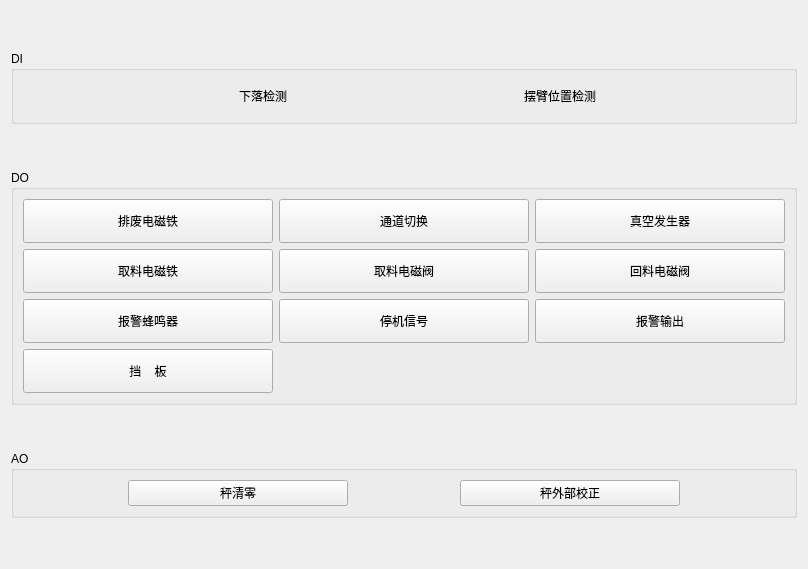
       <widget class="QWidget" name="tab">
        <attribute name="title">
         <string/>
        </attribute>
        <layout class="QVBoxLayout" name="verticalLayout_7">
         <item>
          <spacer name="verticalSpacer_10">
           <property name="orientation">
            <enum>Qt::Vertical</enum>
           </property>
           <property name="sizeHint" stdset="0">
            <size>
             <width>20</width>
             <height>40</height>
            </size>
           </property>
          </spacer>
         </item>
         <item>
          <widget class="QGroupBox" name="groupBox">
           <property name="title">
            <string>DI</string>
           </property>
           <layout class="QHBoxLayout" name="horizontalLayout_5" stretch="1,1,1,1,1">
            <item>
             <spacer name="horizontalSpacer_7">
              <property name="orientation">
               <enum>Qt::Horizontal</enum>
              </property>
              <property name="sizeHint" stdset="0">
               <size>
                <width>129</width>
                <height>20</height>
               </size>
              </property>
             </spacer>
            </item>
            <item>
             <layout class="QHBoxLayout" name="horizontalLayout_2">
              <item>
               <widget class="QLabel" name="label_40">
                <property name="sizePolicy">
                 <sizepolicy hsizetype="Expanding" vsizetype="Preferred">
                  <horstretch>0</horstretch>
                  <verstretch>0</verstretch>
                 </sizepolicy>
                </property>
                <property name="minimumSize">
                 <size>
                  <width>0</width>
                  <height>0</height>
                 </size>
                </property>
                <property name="maximumSize">
                 <size>
                  <width>12123213</width>
                  <height>16777215</height>
                 </size>
                </property>
                <property name="text">
                 <string>下落检测</string>
                </property>
                <property name="alignment">
                 <set>Qt::AlignRight|Qt::AlignTrailing|Qt::AlignVCenter</set>
                </property>
               </widget>
              </item>
              <item>
               <widget class="QLabel" name="lb_00">
                <property name="minimumSize">
                 <size>
                  <width>32</width>
                  <height>32</height>
                 </size>
                </property>
                <property name="maximumSize">
                 <size>
                  <width>32</width>
                  <height>32</height>
                 </size>
                </property>
                <property name="text">
                 <string/>
                </property>
                <property name="pixmap">
                 <pixmap>C:/Users/33741/Desktop/QtConsoleApplication1/QtClassLibrary1/ico/redLed.png</pixmap>
                </property>
               </widget>
              </item>
             </layout>
            </item>
            <item>
             <spacer name="horizontalSpacer_17">
              <property name="orientation">
               <enum>Qt::Horizontal</enum>
              </property>
              <property name="sizeHint" stdset="0">
               <size>
                <width>40</width>
                <height>20</height>
               </size>
              </property>
             </spacer>
            </item>
            <item>
             <layout class="QHBoxLayout" name="horizontalLayout_3">
              <item>
               <widget class="QLabel" name="label_11">
                <property name="sizePolicy">
                 <sizepolicy hsizetype="Expanding" vsizetype="Preferred">
                  <horstretch>0</horstretch>
                  <verstretch>0</verstretch>
                 </sizepolicy>
                </property>
                <property name="minimumSize">
                 <size>
                  <width>0</width>
                  <height>0</height>
                 </size>
                </property>
                <property name="maximumSize">
                 <size>
                  <width>16777215</width>
                  <height>16777215</height>
                 </size>
                </property>
                <property name="text">
                 <string>摆臂位置检测</string>
                </property>
                <property name="alignment">
                 <set>Qt::AlignRight|Qt::AlignTrailing|Qt::AlignVCenter</set>
                </property>
               </widget>
              </item>
              <item>
               <widget class="QLabel" name="lb_10">
                <property name="minimumSize">
                 <size>
                  <width>32</width>
                  <height>32</height>
                 </size>
                </property>
                <property name="maximumSize">
                 <size>
                  <width>32</width>
                  <height>32</height>
                 </size>
                </property>
                <property name="text">
                 <string/>
                </property>
                <property name="pixmap">
                 <pixmap>C:/Users/33741/Desktop/QtConsoleApplication1/QtClassLibrary1/ico/redLed.png</pixmap>
                </property>
               </widget>
              </item>
             </layout>
            </item>
            <item>
             <spacer name="horizontalSpacer_22">
              <property name="orientation">
               <enum>Qt::Horizontal</enum>
              </property>
              <property name="sizeHint" stdset="0">
               <size>
                <width>129</width>
                <height>20</height>
               </size>
              </property>
             </spacer>
            </item>
           </layout>
          </widget>
         </item>
         <item>
          <spacer name="verticalSpacer_11">
           <property name="orientation">
            <enum>Qt::Vertical</enum>
           </property>
           <property name="sizeHint" stdset="0">
            <size>
             <width>20</width>
             <height>40</height>
            </size>
           </property>
          </spacer>
         </item>
         <item>
          <widget class="QGroupBox" name="groupBox_7">
           <property name="title">
            <string>DO</string>
           </property>
           <layout class="QVBoxLayout" name="verticalLayout_11">
            <item>
             <layout class="QGridLayout" name="gridLayout_6">
              <item row="0" column="0">
               <widget class="QPushButton" name="pb_cmdReject">
                <property name="minimumSize">
                 <size>
                  <width>250</width>
                  <height>44</height>
                 </size>
                </property>
                <property name="maximumSize">
                 <size>
                  <width>127</width>
                  <height>44</height>
                 </size>
                </property>
                <property name="text">
                 <string>排废电磁铁</string>
                </property>
                <property name="checkable">
                 <bool>true</bool>
                </property>
               </widget>
              </item>
              <item row="0" column="1">
               <widget class="QPushButton" name="pb_cmdChannelSwith">
                <property name="minimumSize">
                 <size>
                  <width>250</width>
                  <height>44</height>
                 </size>
                </property>
                <property name="maximumSize">
                 <size>
                  <width>127</width>
                  <height>44</height>
                 </size>
                </property>
                <property name="text">
                 <string>通道切换</string>
                </property>
                <property name="checkable">
                 <bool>true</bool>
                </property>
               </widget>
              </item>
              <item row="0" column="2">
               <widget class="QPushButton" name="pb_cmdVaccum">
                <property name="minimumSize">
                 <size>
                  <width>250</width>
                  <height>44</height>
                 </size>
                </property>
                <property name="maximumSize">
                 <size>
                  <width>127</width>
                  <height>44</height>
                 </size>
                </property>
                <property name="text">
                 <string>真空发生器</string>
                </property>
                <property name="checkable">
                 <bool>true</bool>
                </property>
               </widget>
              </item>
              <item row="1" column="0">
               <widget class="QPushButton" name="pb_cmdCapGet">
                <property name="minimumSize">
                 <size>
                  <width>250</width>
                  <height>44</height>
                 </size>
                </property>
                <property name="maximumSize">
                 <size>
                  <width>127</width>
                  <height>44</height>
                 </size>
                </property>
                <property name="text">
                 <string>取料电磁铁</string>
                </property>
                <property name="checkable">
                 <bool>true</bool>
                </property>
               </widget>
              </item>
              <item row="1" column="1">
               <widget class="QPushButton" name="pb_cmdCapGetValve">
                <property name="minimumSize">
                 <size>
                  <width>250</width>
                  <height>44</height>
                 </size>
                </property>
                <property name="maximumSize">
                 <size>
                  <width>127</width>
                  <height>44</height>
                 </size>
                </property>
                <property name="text">
                 <string>取料电磁阀</string>
                </property>
                <property name="checkable">
                 <bool>true</bool>
                </property>
               </widget>
              </item>
              <item row="1" column="2">
               <widget class="QPushButton" name="pb_cmdCapBackValve">
                <property name="minimumSize">
                 <size>
                  <width>250</width>
                  <height>44</height>
                 </size>
                </property>
                <property name="maximumSize">
                 <size>
                  <width>127</width>
                  <height>44</height>
                 </size>
                </property>
                <property name="text">
                 <string>回料电磁阀</string>
                </property>
                <property name="checkable">
                 <bool>true</bool>
                </property>
               </widget>
              </item>
              <item row="2" column="0">
               <widget class="QPushButton" name="pb_cmdAlarmOut">
                <property name="minimumSize">
                 <size>
                  <width>250</width>
                  <height>44</height>
                 </size>
                </property>
                <property name="maximumSize">
                 <size>
                  <width>127</width>
                  <height>44</height>
                 </size>
                </property>
                <property name="text">
                 <string>报警蜂鸣器</string>
                </property>
                <property name="checkable">
                 <bool>true</bool>
                </property>
               </widget>
              </item>
              <item row="2" column="1">
               <widget class="QPushButton" name="pb_cmdStopSignal">
                <property name="minimumSize">
                 <size>
                  <width>250</width>
                  <height>44</height>
                 </size>
                </property>
                <property name="maximumSize">
                 <size>
                  <width>127</width>
                  <height>44</height>
                 </size>
                </property>
                <property name="text">
                 <string>停机信号</string>
                </property>
                <property name="checkable">
                 <bool>true</bool>
                </property>
               </widget>
              </item>
              <item row="2" column="2">
               <widget class="QPushButton" name="pb_cmdAlarmSignal">
                <property name="minimumSize">
                 <size>
                  <width>250</width>
                  <height>44</height>
                 </size>
                </property>
                <property name="maximumSize">
                 <size>
                  <width>127</width>
                  <height>44</height>
                 </size>
                </property>
                <property name="text">
                 <string>报警输出</string>
                </property>
                <property name="checkable">
                 <bool>true</bool>
                </property>
               </widget>
              </item>
              <item row="3" column="0">
               <widget class="QPushButton" name="pb_cmdBaffle">
                <property name="minimumSize">
                 <size>
                  <width>250</width>
                  <height>44</height>
                 </size>
                </property>
                <property name="maximumSize">
                 <size>
                  <width>127</width>
                  <height>44</height>
                 </size>
                </property>
                <property name="text">
                 <string>挡    板</string>
                </property>
                <property name="checkable">
                 <bool>true</bool>
                </property>
               </widget>
              </item>
             </layout>
            </item>
           </layout>
          </widget>
         </item>
         <item>
          <spacer name="verticalSpacer_18">
           <property name="orientation">
            <enum>Qt::Vertical</enum>
           </property>
           <property name="sizeHint" stdset="0">
            <size>
             <width>20</width>
             <height>40</height>
            </size>
           </property>
          </spacer>
         </item>
         <item>
          <widget class="QGroupBox" name="groupBox_8">
           <property name="title">
            <string>AO</string>
           </property>
           <layout class="QHBoxLayout" name="horizontalLayout_8">
            <item>
             <layout class="QHBoxLayout" name="horizontalLayout" stretch="1,1,1,1,1">
              <item>
               <spacer name="horizontalSpacer_14">
                <property name="orientation">
                 <enum>Qt::Horizontal</enum>
                </property>
                <property name="sizeHint" stdset="0">
                 <size>
                  <width>40</width>
                  <height>20</height>
                 </size>
                </property>
               </spacer>
              </item>
              <item>
               <widget class="QPushButton" name="pB_cmdScaleTire">
                <property name="minimumSize">
                 <size>
                  <width>220</width>
                  <height>0</height>
                 </size>
                </property>
                <property name="maximumSize">
                 <size>
                  <width>220</width>
                  <height>16777215</height>
                 </size>
                </property>
                <property name="text">
                 <string>秤清零</string>
                </property>
               </widget>
              </item>
              <item>
               <spacer name="horizontalSpacer_11">
                <property name="orientation">
                 <enum>Qt::Horizontal</enum>
                </property>
                <property name="sizeHint" stdset="0">
                 <size>
                  <width>40</width>
                  <height>20</height>
                 </size>
                </property>
               </spacer>
              </item>
              <item>
               <widget class="QPushButton" name="pB_cmdScaleCalibExt">
                <property name="minimumSize">
                 <size>
                  <width>220</width>
                  <height>0</height>
                 </size>
                </property>
                <property name="maximumSize">
                 <size>
                  <width>220</width>
                  <height>16777215</height>
                 </size>
                </property>
                <property name="text">
                 <string>秤外部校正</string>
                </property>
               </widget>
              </item>
              <item>
               <spacer name="horizontalSpacer_15">
                <property name="orientation">
                 <enum>Qt::Horizontal</enum>
                </property>
                <property name="sizeHint" stdset="0">
                 <size>
                  <width>40</width>
                  <height>20</height>
                 </size>
                </property>
               </spacer>
              </item>
             </layout>
            </item>
           </layout>
          </widget>
         </item>
         <item>
          <spacer name="verticalSpacer_9">
           <property name="orientation">
            <enum>Qt::Vertical</enum>
           </property>
           <property name="sizeHint" stdset="0">
            <size>
             <width>20</width>
             <height>40</height>
            </size>
           </property>
          </spacer>
         </item>
        </layout>
       </widget>
